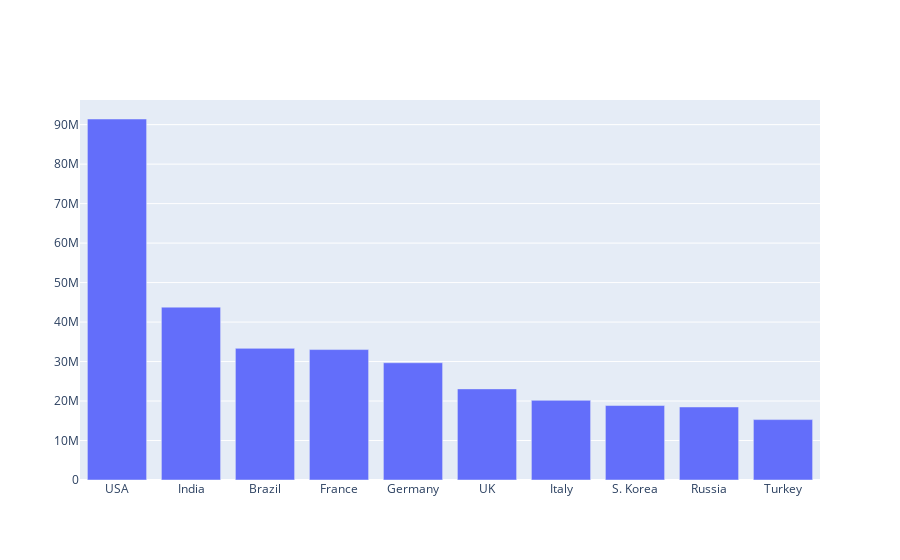

The code cell stored with this chart in its notebook:
### Code cell
fig = go.Figure([go.Bar(x=ten_con,y=cleaned_cases)])
fig.show()

### Figure 1 — Plotly figure (JSON) as saved in the notebook; plotly's stock layout.template omitted (floating-point values rounded to 4 significant figures)
{"data": [{"type": "bar", "x": ["USA", "India", "Brazil", "France", "Germany", "UK", "Italy", "S. Korea", "Russia", "Turkey"], "y": [91429409, 43779265, 33339815, 33034311, 29692989, 23075360, 20177910, 18861593, 18494844, 15297539]}], "layout": {}}
